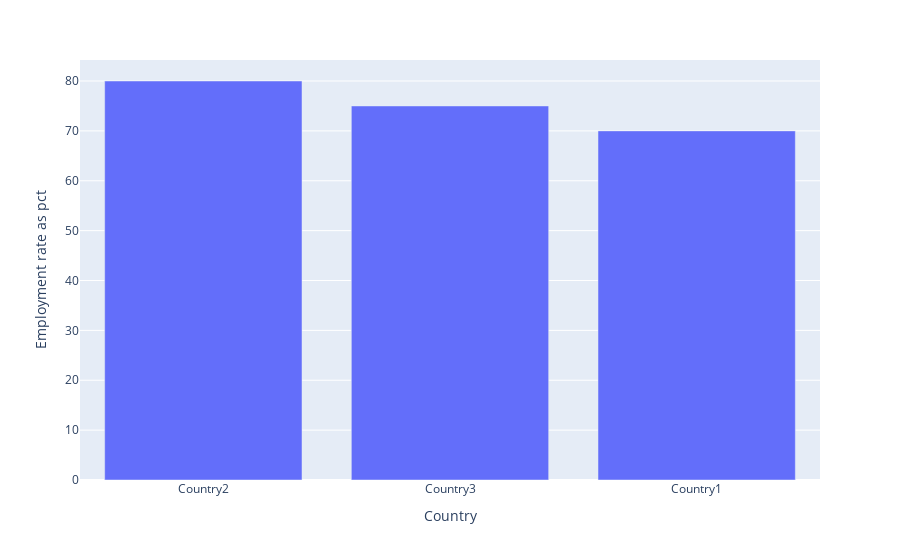

The cell this chart's notebook holds for it:
### Code cell
import pandas as pd
import plotly.express as px

# Twój DataFrame
df = pd.DataFrame({
    'Country': ['Country1', 'Country2', 'Country3'],
    'Employment rate as pct': [70, 80, 75]
})

# Ustawienie indeksu i sortowanie
df_sorted = df.set_index('Country')['Employment rate as pct'].sort_values(ascending=False)

# Rysowanie wykresu
fig = px.bar(df_sorted, x=df_sorted.index, y=df_sorted.values, labels={'x': 'Country', 'y': 'Employment rate as pct'})
fig.show()

### Figure 1 — Plotly figure (JSON) as saved in the notebook; plotly's stock layout.template omitted (floating-point values rounded to 4 significant figures)
{"data": [{"alignmentgroup": "True", "hovertemplate": "Country=%{x}<br>Employment rate as pct=%{y}<extra></extra>", "legendgroup": "", "marker": {"color": "#636efa", "pattern": {"shape": ""}}, "name": "", "offsetgroup": "", "orientation": "v", "showlegend": false, "textposition": "auto", "x": ["Country2", "Country3", "Country1"], "xaxis": "x", "y": [80, 75, 70], "yaxis": "y", "type": "bar"}], "layout": {"xaxis": {"anchor": "y", "domain": [0, 1], "title": {"text": "Country"}}, "yaxis": {"anchor": "x", "domain": [0, 1], "title": {"text": "Employment rate as pct"}}, "legend": {"tracegroupgap": 0}, "margin": {"t": 60}, "barmode": "relative"}}
